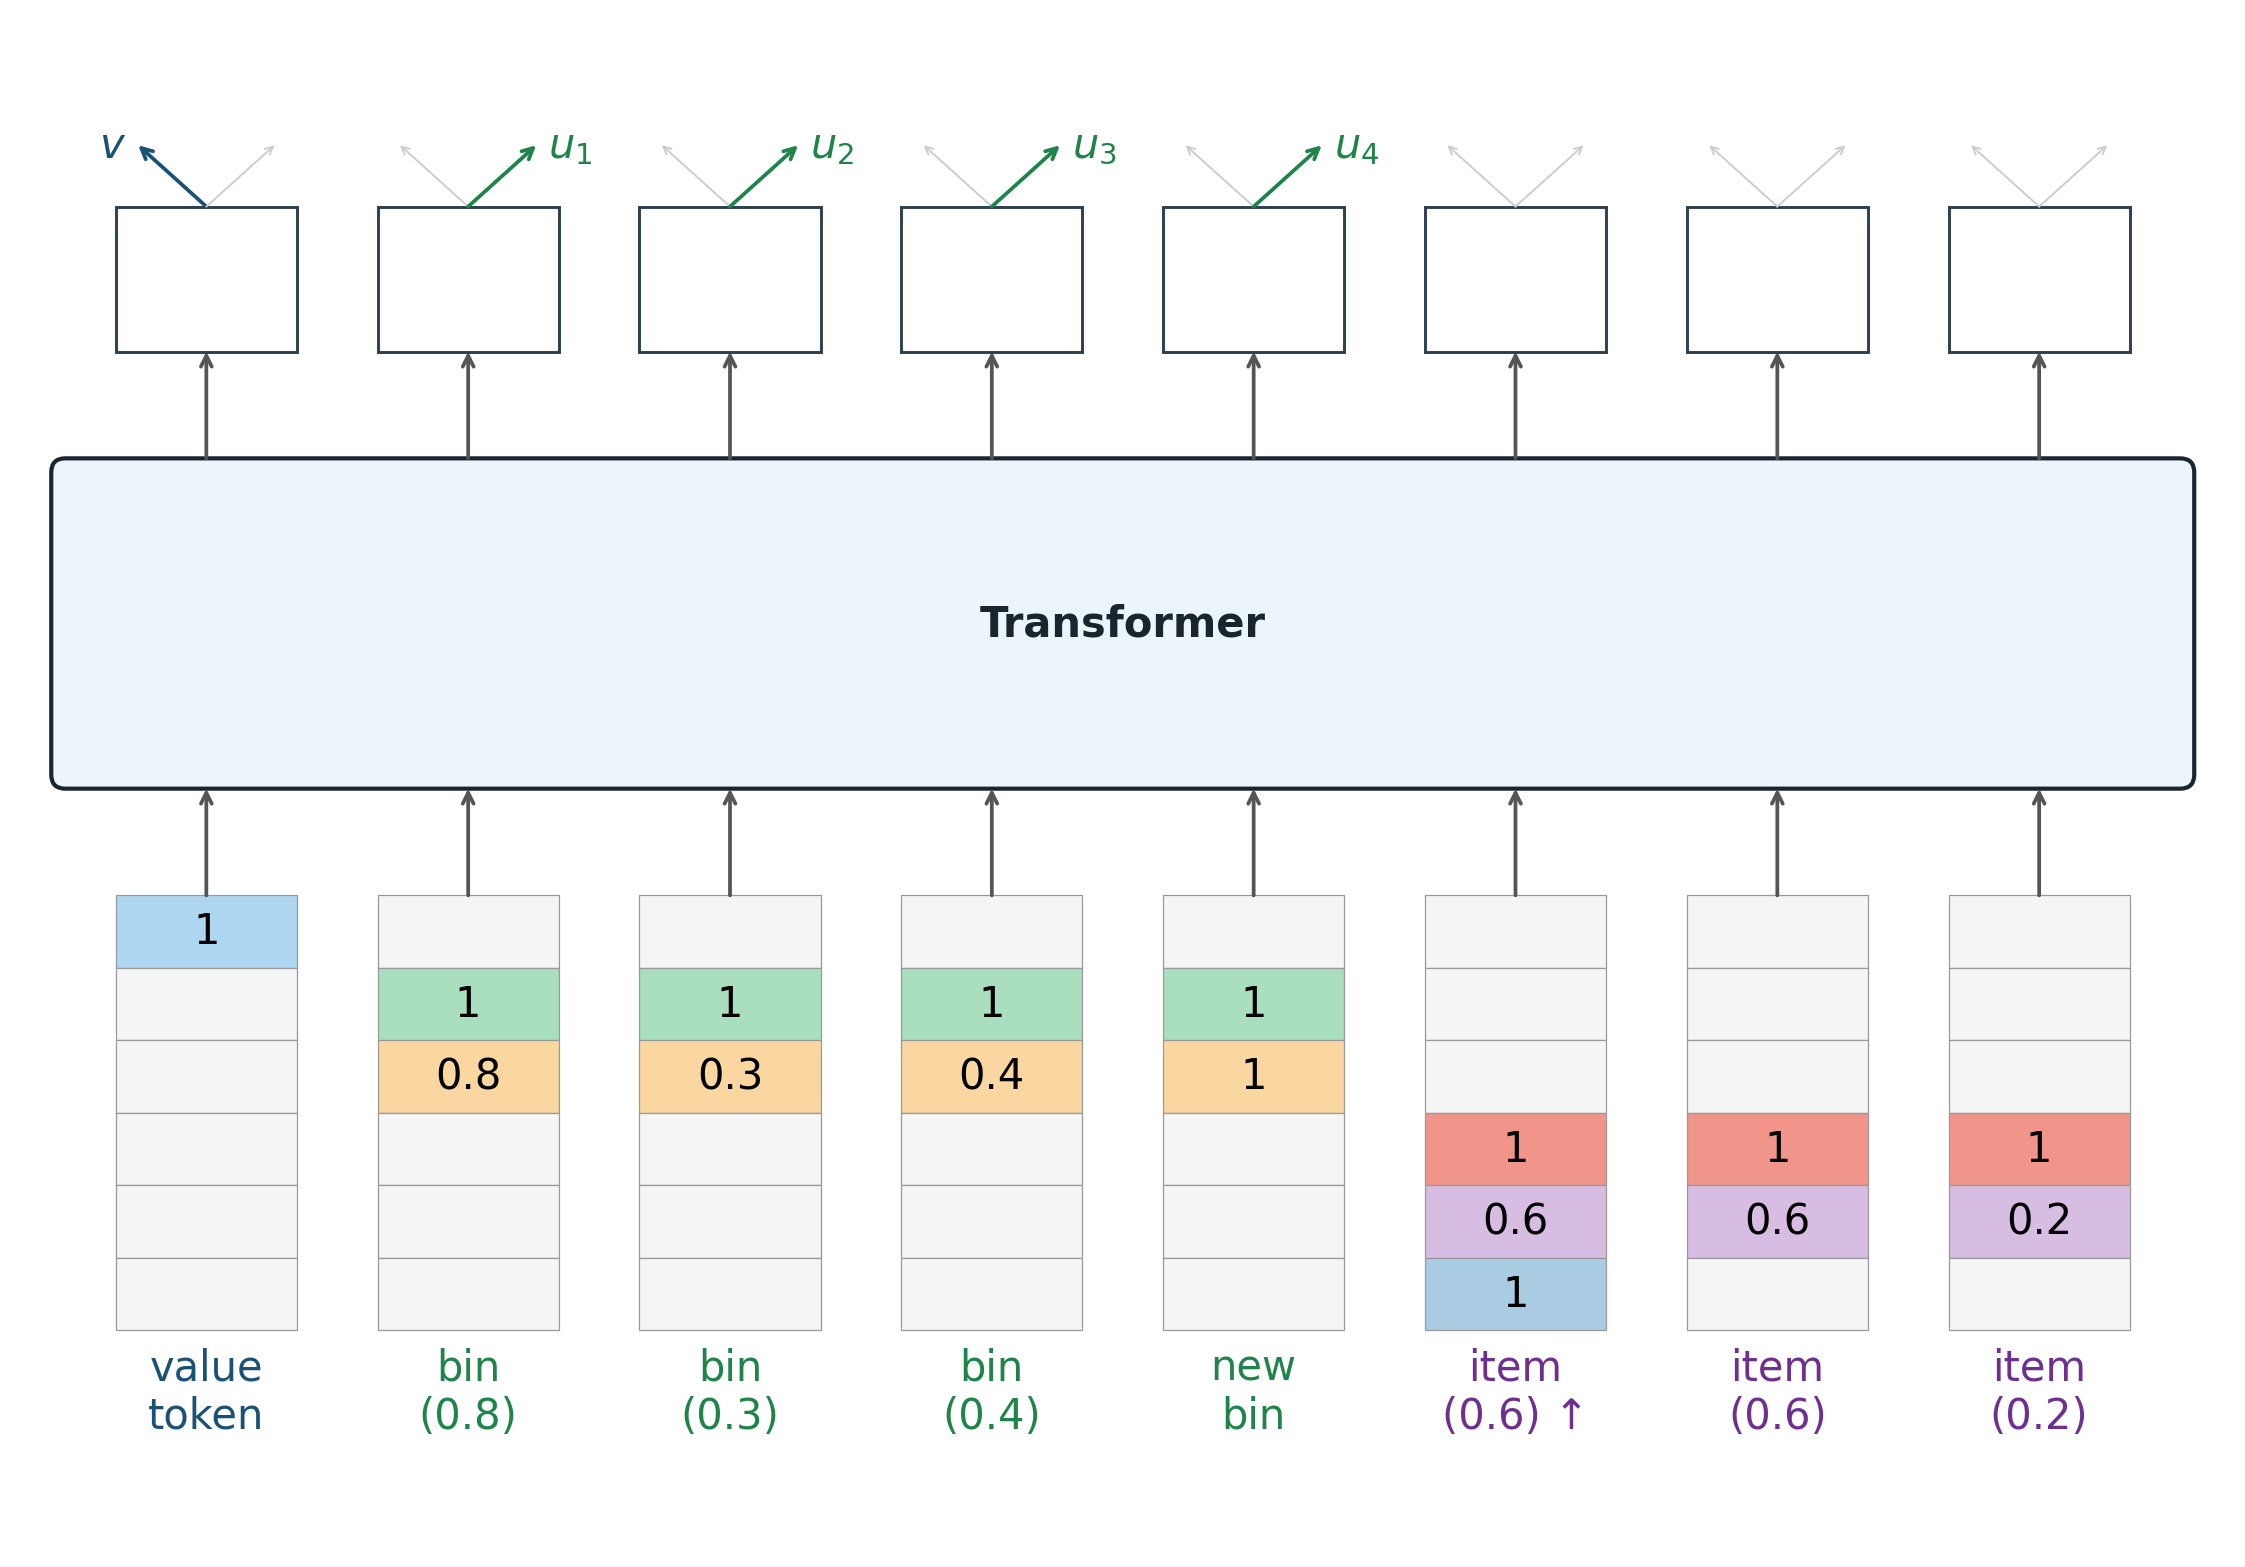

Here is the Python script that generated this plot:
"""Draw a transformer block diagram for the bin packing token encoding."""

import matplotlib.pyplot as plt
import matplotlib.patches as patches
import numpy as np

# ── Layout ────────────────────────────────────────────────────────────────────
n_dim = 6
tw    = 0.90   # token column width
ch    = 0.36   # height of one dim-cell
th    = n_dim * ch        # total input-token height = 2.16
hgap  = 0.40              # horizontal gap between tokens
vg1   = 0.60              # gap: input tokens → transformer
tr_h  = 1.50              # transformer block height
vg2   = 0.60              # gap: transformer → output tokens
oh    = 0.72              # output token height

FS    = 20                # uniform font size for all text
ang   = 48                # arrow angle from vertical (degrees)
al    = 0.65 * 0.70       # arrow length (30% shorter than previous)
bbox_pad = 0.07           # must match FancyBboxPatch pad=
adx   = al * np.sin(np.radians(ang))
ady   = al * np.cos(np.radians(ang))

# ── Token data (no padding token) ────────────────────────────────────────────
# bins:  cap 0.8, 0.3, 0.4  +  new-bin slot (cap=1.0)
# items: 0.6 (next↑), 0.6, 0.2
tokens = [
    ([1.0, 0.0, 0.00, 0.0, 0.0, 0.0], 'value'),
    ([0.0, 1.0, 0.80, 0.0, 0.0, 0.0], 'bin'),
    ([0.0, 1.0, 0.30, 0.0, 0.0, 0.0], 'bin'),
    ([0.0, 1.0, 0.40, 0.0, 0.0, 0.0], 'bin'),
    ([0.0, 1.0, 1.00, 0.0, 0.0, 0.0], 'bin'),   # new-bin slot
    ([0.0, 0.0, 0.00, 1.0, 0.6, 1.0], 'item'),  # next item ↑
    ([0.0, 0.0, 0.00, 1.0, 0.6, 0.0], 'item'),
    ([0.0, 0.0, 0.00, 1.0, 0.2, 0.0], 'item'),
]

n_tok = len(tokens)

# Per-dimension colour
dim_fc = ['#AED6F1', '#A9DFBF', '#FAD7A0', '#F1948A', '#D7BDE2', '#A9CCE3']

# X centres
xs = np.array([i * (tw + hgap) for i in range(n_tok)], dtype=float)
xs -= xs.mean()

# Y levels
y0 = 0.0;           y1 = y0 + th          # input token bottom / top
y2 = y1 + vg1;      y3 = y2 + tr_h        # transformer bottom / top
y4 = y3 + vg2;      y5 = y4 + oh          # output token bottom / top

# ── Figure setup ──────────────────────────────────────────────────────────────
margin_l = 0.5
margin_r = 0.5
x_lo = xs[0]  - tw / 2 - margin_l
x_hi = xs[-1] + tw / 2 + margin_r
y_lo = -1.10
y_hi = y5 + ady + 0.65

data_w = x_hi - x_lo
data_h = y_hi - y_lo
scale  = 1.35
fig_w  = data_w * scale
fig_h  = data_h * scale

fig, ax = plt.subplots(figsize=(fig_w, fig_h))
ax.set_xlim(x_lo, x_hi)
ax.set_ylim(y_lo, y_hi)
ax.set_aspect('equal')
ax.axis('off')
fig.patch.set_facecolor('white')

# ── Input tokens ──────────────────────────────────────────────────────────────
for i, (vals, ttype) in enumerate(tokens):
    cx = xs[i]
    for d, v in enumerate(vals):
        ry = y0 + (n_dim - 1 - d) * ch
        fc = dim_fc[d] if v > 0 else '#F5F5F5'
        ax.add_patch(patches.Rectangle(
            (cx - tw / 2, ry), tw, ch,
            lw=0.6, edgecolor='#999', facecolor=fc))
        if v > 0:
            ax.text(cx, ry + ch / 2, f'{v:.1g}',
                    ha='center', va='center', fontsize=FS)

    # Label below each token
    if ttype == 'value':
        lbl = 'value\ntoken';  fc_lbl = '#1A5276'
    elif ttype == 'bin':
        cap = vals[2]
        lbl = 'new\nbin' if cap == 1.0 else f'bin\n({cap:.1f})'
        fc_lbl = '#1E8449'
    else:  # item
        marker = ' ↑' if vals[5] > 0 else ''
        lbl = f'item\n({vals[4]:.1f}){marker}';  fc_lbl = '#6E2F8E'

    ax.text(cx, y0 - 0.08, lbl,
            ha='center', va='top', fontsize=FS, color=fc_lbl)

# ── Arrows: input tokens → transformer ───────────────────────────────────────
for cx in xs:
    ax.annotate('', xy=(cx, y2 - bbox_pad), xytext=(cx, y1),
                arrowprops=dict(arrowstyle='->', color='#555', lw=1.8,
                                mutation_scale=13, shrinkA=0, shrinkB=0))

# ── Transformer block ─────────────────────────────────────────────────────────
tx0 = xs[0]  - tw / 2 - 0.25
txw = xs[-1] + tw / 2 + 0.25 - tx0
ax.add_patch(patches.FancyBboxPatch(
    (tx0, y2), txw, tr_h,
    boxstyle=f'round,pad={bbox_pad}', lw=2.0,
    edgecolor='#1A252F', facecolor='#EBF5FB'))
ax.text(tx0 + txw / 2, y2 + tr_h / 2, 'Transformer',
        ha='center', va='center', fontsize=FS, fontweight='bold', color='#1A252F')

# ── Arrows: transformer → output tokens ──────────────────────────────────────
for cx in xs:
    ax.annotate('', xy=(cx, y4), xytext=(cx, y3 + bbox_pad),
                arrowprops=dict(arrowstyle='->', color='#555', lw=1.8,
                                mutation_scale=13, shrinkA=0, shrinkB=0))

# ── Output tokens ─────────────────────────────────────────────────────────────
for cx in xs:
    ax.add_patch(patches.Rectangle(
        (cx - tw / 2, y4), tw, oh,
        lw=1.4, edgecolor='#2C3E50', facecolor='white'))

# ── Forked arrows from each output token ─────────────────────────────────────
bin_idx = 0   # counter for u_1 … u_4
lbl_off = 0.06
for i, (_, ttype) in enumerate(tokens):
    cx = xs[i]
    src   = (cx, y5)
    dst_l = (cx - adx, y5 + ady)
    dst_r = (cx + adx, y5 + ady)

    # left arrow
    if ttype == 'value':
        kw = dict(arrowstyle='->', color='#1A5276', lw=1.8, mutation_scale=13, shrinkA=0, shrinkB=0)
    else:
        kw = dict(arrowstyle='->', color='#CCCCCC', lw=0.9, mutation_scale=9,  shrinkA=0, shrinkB=0)
    ax.annotate('', xy=dst_l, xytext=src, arrowprops=kw)
    if ttype == 'value':
        ax.text(dst_l[0] - lbl_off, dst_l[1], r'$v$',
                ha='right', va='center', fontsize=FS,
                color='#1A5276', fontweight='bold')

    # right arrow
    if ttype == 'bin':
        kw = dict(arrowstyle='->', color='#1E8449', lw=1.8, mutation_scale=13, shrinkA=0, shrinkB=0)
    else:
        kw = dict(arrowstyle='->', color='#CCCCCC', lw=0.9, mutation_scale=9,  shrinkA=0, shrinkB=0)
    ax.annotate('', xy=dst_r, xytext=src, arrowprops=kw)
    if ttype == 'bin':
        bin_idx += 1
        ax.text(dst_r[0] + lbl_off, dst_r[1], f'$u_{bin_idx}$',
                ha='left', va='center', fontsize=FS,
                color='#1E8449', fontweight='bold')

plt.tight_layout(pad=0.2)
out = 'transformer_diagram.png'
plt.savefig(out, dpi=150, bbox_inches='tight', facecolor='white')
print(f'Saved {out}')
